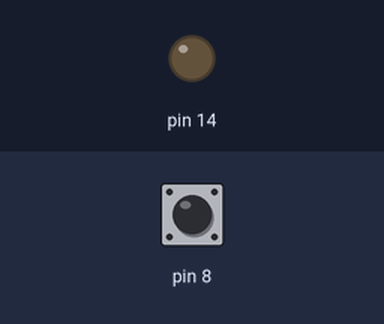
A sketch run on a simulated Arduino Uno, built with avr-gcc and run on an emulated ATmega328P. On the bench: output pins drawn as LEDs (lit = HIGH). Inputs (shaded band) come from the test bench; at power-on: pin 8 HIGH. What the sketch prints to the serial monitor is not drawn.

Above: at 1.2 s.
1.3 s: pin 8 pulled LOW for 0.15 s
At 2.4 s:
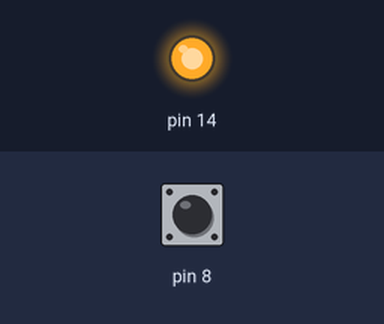
2.9 s: pin 8 pulled LOW for 1 s
At 3.6 s:
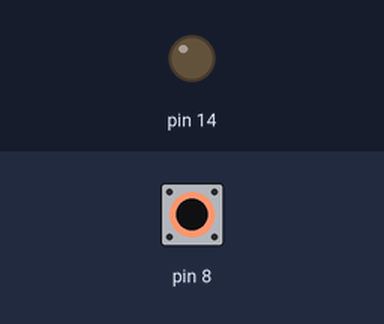
5.4 s: pin 8 pulled LOW for 3.2 s
At 6.7 s:
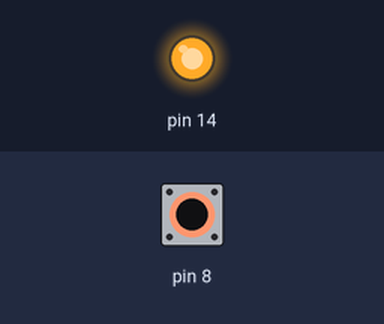
Timing chart, 0 to 8.4 s (numbered marks = the images above; inputs shaded):
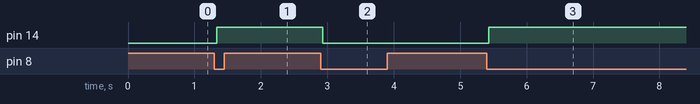

The sketch:

ex3.ino
```cpp
#include <avr/io.h>
#include <util/delay.h>
void setup() {
  // put your setup code here, to run once:
  Serial.begin(9600);
  DDRB = DDRB & (~(1<<PB0));
  DDRC = DDRC | ((1<<PC0));
  PORTC = PORTC & ~(1<<PC0);
    PORTB = PORTB | (1<<PB0);

}

void loop() {
  // put your main code here, to run repeatedly:
  Serial.println(!(PINB & (1<<PB0)));

  if(!(PINB & (1<<PB0)))
  {
    _delay_ms(30);
    if(!(PINB & (1<<PB0)))
    {
            Serial.println("INSIDE IF");

      PORTC ^= (1<<PC0);
      while(!(PINB & (1<<PB0)));
      //PORTC = PORTC ^ (1 << PC0);
    }

  }
}
```

Measured:
- after the input at 1.3 s, pin 14: LOW → HIGH at once
- after the input at 2.9 s, pin 14: HIGH → LOW at once
- after the input at 5.4 s, pin 14: LOW → HIGH at once
